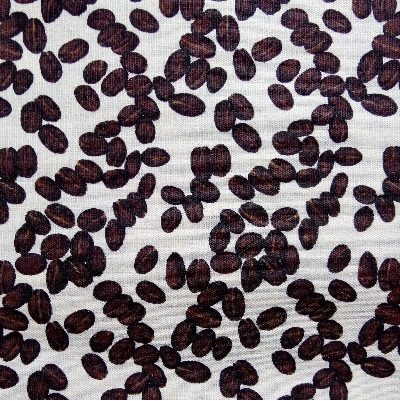
#> input picture Segmentacao de objetos/cafe.jpg, 400 x 401 px
$ jupyter execute 'Binarização por Otsu.ipynb'
#> lines starting #> are read from the running program, lines starting #| are printed output that depends on the picture; after the words box and inside, x2 and y2 are one past the last pixel; in counts of white or black regions, pixels touching at a corner belong together
# Binarização por Otsu

Foi abordado na binarização por limiar e adptativa um valor no qual cada pixel da imagem é comparado e depois segmentado de acordo com essa comparação. Mas um grande inconveniente desses métodos é que o usuário precisa passar esse valor de limiar para ser feito a segmentação da imagem.

Uma forma de automatizar esse procedimento é justamente o algoritmo de Otsu, no qual define um limiar baseado no histograma da imagem.

Esse algoritmo pode ser usado junto à função **threshold**, necessitando apenas que a constante **THRESH_OTSU** seja tomada ao tipo definido para a binarização.

Importando as bibliotecas e lendo a imagem.

[cell 1]
import cv2
import numpy as np
from matplotlib import pyplot as plt

img = cv2.imread('cafe.jpg', 0)
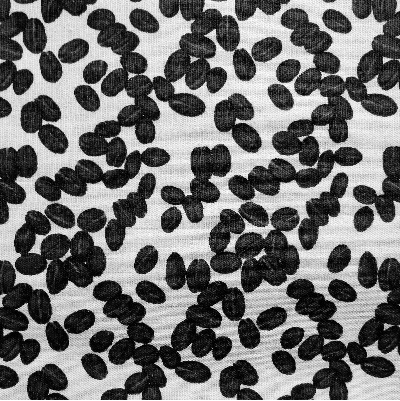
#> img: shape (401, 400); min 0, max 255, mean 112

Definindo o método de binarização

[cell 2]
metodo = cv2.THRESH_BINARY_INV + cv2.THRESH_OTSU
ret, imgBin = cv2.threshold(img, 0, 255, metodo)
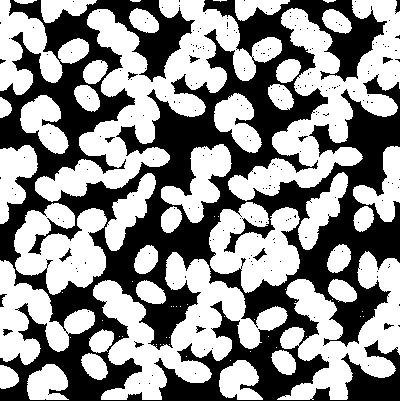
#> imgBin: shape (401, 400); 55.5% white; 225 black regions (211 under 20 px), largest, box (x1, y1, x2, y2) and area: (0, 0, 400, 401) 70561, (253, 248, 267, 261) 61, (59, 248, 72, 262) 56
#> ret = 121

# Exibir o histograma
plt.hist(img.ravel(), 256, [0,256])
plt.show()
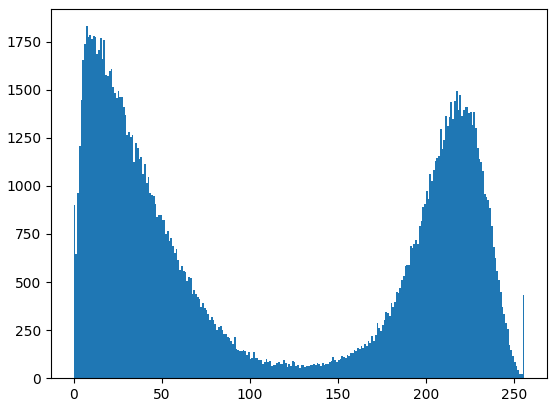
#> figure drawn by matplotlib, 1 panel; tallest bar 1830 high, from x = 7 to 8

[cell 3]
fig, axes = plt.subplots(1, 2, figsize=(15, 5))

axes[0].imshow(cv2.cvtColor(img, cv2.COLOR_BGR2RGB))
axes[0].set_title('Original')

axes[1].imshow(cv2.cvtColor(imgBin, cv2.COLOR_BGR2RGB))
axes[1].set_title('Otsu')

plt.show()
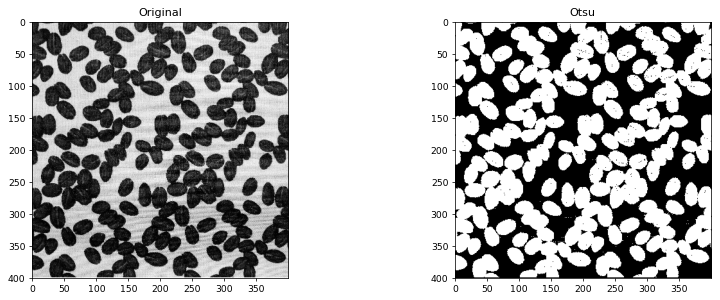
#> figure drawn by matplotlib, 2 panels

$ run again, with Segmentacao de objetos/predio.jpg copied over Segmentacao de objetos/cafe.jpg
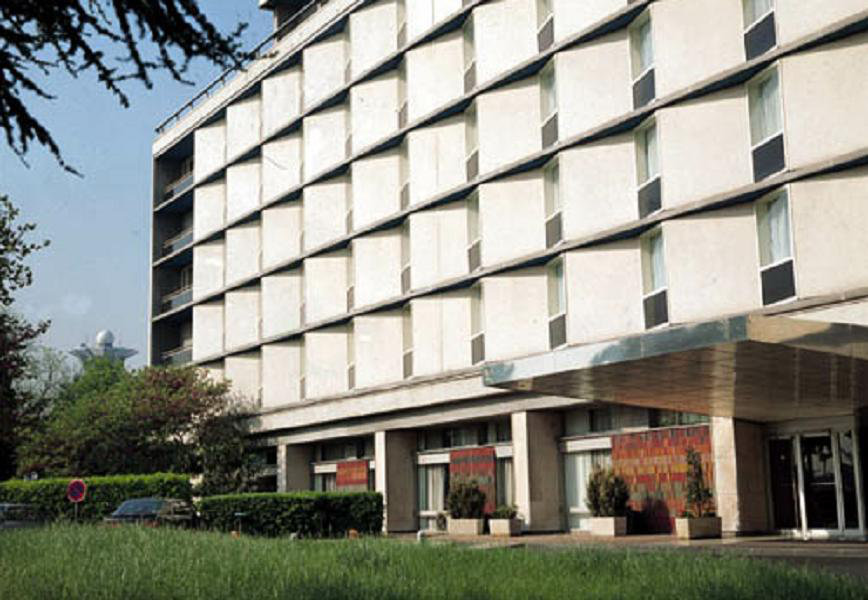
#> input picture Segmentacao de objetos/predio.jpg, 868 x 600 px
#> `ret, imgBin = cv2.threshold(img, 0, 255, metodo)`:
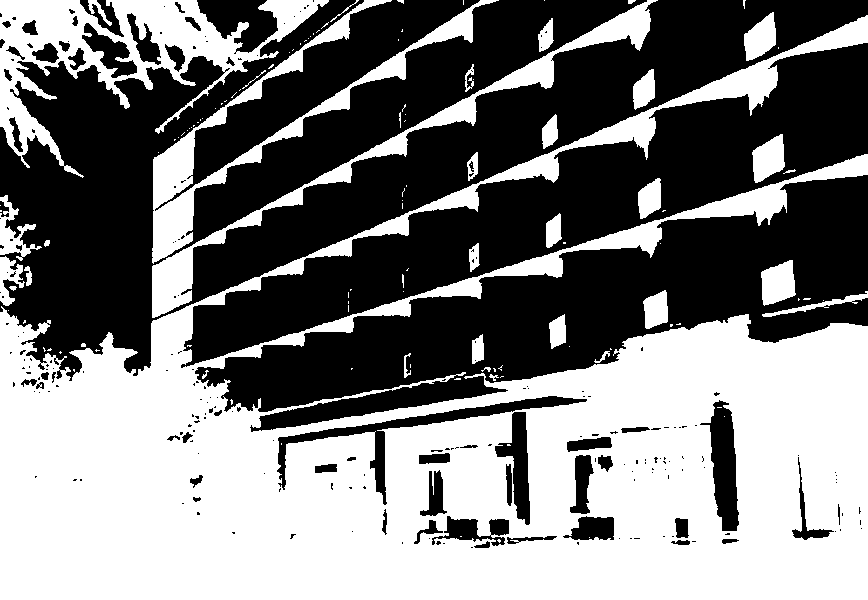
#> imgBin: shape (600, 868); 48.6% white; 119 white regions (83 under 20 px), largest, box (x1, y1, x2, y2) and area: (0, 15, 868, 600) 207095, (0, 0, 329, 178) 16620, (152, 0, 499, 264) 10025
#> ret = 140
#> `plt.show()`:
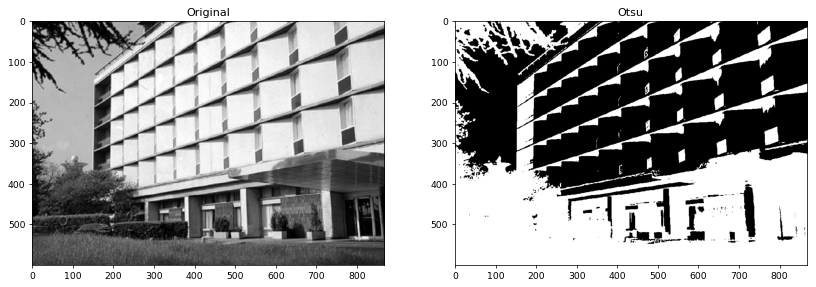
#> figure drawn by matplotlib, 2 panels
